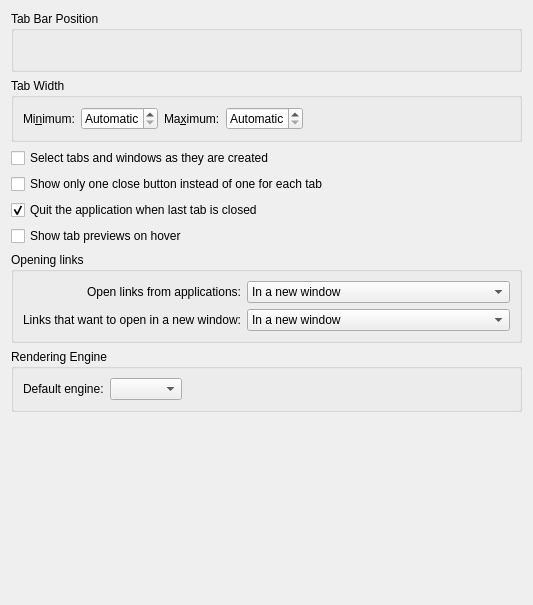
     <widget class="QWidget" name="tab_6">
      <layout class="QVBoxLayout" name="verticalLayout_5">
       <item>
        <widget class="QGroupBox" name="tabBarPositionGroup">
         <property name="title">
          <string>Tab Bar Position</string>
         </property>
         <layout class="QHBoxLayout" name="tabBarPositionLayout">
          <item>
           <widget class="TabPositionPicker" name="tabBarPosition"/>
          </item>
          <item>
           <spacer name="tabBarPositionSpacer">
            <property name="orientation">
             <enum>Qt::Horizontal</enum>
            </property>
            <property name="sizeHint" stdset="0">
             <size>
              <width>40</width>
              <height>20</height>
             </size>
            </property>
           </spacer>
          </item>
         </layout>
        </widget>
       </item>
       <item>
        <widget class="QGroupBox" name="tabWidthGroup">
         <property name="title">
          <string>Tab Width</string>
         </property>
         <layout class="QHBoxLayout" name="tabWidthLayout">
          <item>
           <widget class="QLabel" name="tabMinWidthLabel">
            <property name="text">
             <string>Mi&amp;nimum:</string>
            </property>
            <property name="buddy">
             <cstring>tabMinWidth</cstring>
            </property>
           </widget>
          </item>
          <item>
           <widget class="QSpinBox" name="tabMinWidth">
            <property name="toolTip">
             <string>The narrowest a horizontal tab may shrink to when the strip is crowded. Automatic follows the style.</string>
            </property>
            <property name="accessibleName">
             <string>Minimum tab width</string>
            </property>
            <property name="specialValueText">
             <string>Automatic</string>
            </property>
            <property name="suffix">
             <string> px</string>
            </property>
            <property name="maximum">
             <number>400</number>
            </property>
           </widget>
          </item>
          <item>
           <widget class="QLabel" name="tabMaxWidthLabel">
            <property name="text">
             <string>Ma&amp;ximum:</string>
            </property>
            <property name="buddy">
             <cstring>tabMaxWidth</cstring>
            </property>
           </widget>
          </item>
          <item>
           <widget class="QSpinBox" name="tabMaxWidth">
            <property name="toolTip">
             <string>The widest a horizontal tab may grow. Automatic caps at the built-in width.</string>
            </property>
            <property name="accessibleName">
             <string>Maximum tab width</string>
            </property>
            <property name="specialValueText">
             <string>Automatic</string>
            </property>
            <property name="suffix">
             <string> px</string>
            </property>
            <property name="maximum">
             <number>800</number>
            </property>
           </widget>
          </item>
          <item>
           <spacer name="tabWidthSpacer">
            <property name="orientation">
             <enum>Qt::Horizontal</enum>
            </property>
            <property name="sizeHint" stdset="0">
             <size>
              <width>40</width>
              <height>20</height>
             </size>
            </property>
           </spacer>
          </item>
         </layout>
        </widget>
       </item>
       <item>
        <widget class="QCheckBox" name="selectTabsWhenCreated">
         <property name="text">
          <string>Select tabs and windows as they are created</string>
         </property>
        </widget>
       </item>
       <item>
        <widget class="QCheckBox" name="oneCloseButton">
         <property name="text">
          <string>Show only one close button instead of one for each tab</string>
         </property>
         <property name="checked">
          <bool>false</bool>
         </property>
        </widget>
       </item>
       <item>
        <widget class="QCheckBox" name="quitAsLastTabClosed">
         <property name="text">
          <string>Quit the application when last tab is closed</string>
         </property>
         <property name="checked">
          <bool>true</bool>
         </property>
        </widget>
       </item>
       <item>
        <widget class="QCheckBox" name="tabHoverPreviews">
         <property name="toolTip">
          <string>Show a preview card of a tab's page when the mouse pointer rests on the tab.</string>
         </property>
         <property name="text">
          <string>Show tab previews on hover</string>
         </property>
        </widget>
       </item>
       <item>
        <widget class="QGroupBox" name="openLinksGroupBox">
         <property name="title">
          <string>Opening links</string>
         </property>
         <layout class="QGridLayout" columnstretch="0,0,1">
          <item row="1" column="0">
           <widget class="QLabel" name="linksInNewWindowLabel">
            <property name="text">
             <string>Links that want to open in a new window:</string>
            </property>
            <property name="alignment">
             <set>Qt::AlignRight|Qt::AlignTrailing|Qt::AlignVCenter</set>
            </property>
            <property name="buddy">
             <cstring>openTargetBlankLinksIn</cstring>
            </property>
           </widget>
          </item>
          <item row="1" column="1" colspan="2">
           <widget class="QComboBox" name="openTargetBlankLinksIn">
            <property name="sizePolicy">
             <sizepolicy hsizetype="Maximum" vsizetype="Fixed">
              <horstretch>0</horstretch>
              <verstretch>0</verstretch>
             </sizepolicy>
            </property>
            <item>
             <property name="text">
              <string>In a new window</string>
             </property>
            </item>
            <item>
             <property name="text">
              <string>In a new selected tab in the current window</string>
             </property>
            </item>
            <item>
             <property name="text">
              <string>In a new tab in the current window</string>
             </property>
            </item>
            <item>
             <property name="text">
              <string>In the current tab</string>
             </property>
            </item>
           </widget>
          </item>
          <item row="0" column="0">
           <widget class="QLabel" name="linkFromApplicationLabel">
            <property name="text">
             <string>Open links from applications:</string>
            </property>
            <property name="alignment">
             <set>Qt::AlignRight|Qt::AlignTrailing|Qt::AlignVCenter</set>
            </property>
            <property name="buddy">
             <cstring>openLinksFromAppsIn</cstring>
            </property>
           </widget>
          </item>
          <item row="0" column="1" colspan="2">
           <widget class="QComboBox" name="openLinksFromAppsIn">
            <property name="sizePolicy">
             <sizepolicy hsizetype="Maximum" vsizetype="Fixed">
              <horstretch>0</horstretch>
              <verstretch>0</verstretch>
             </sizepolicy>
            </property>
            <item>
             <property name="text">
              <string>In a new window</string>
             </property>
            </item>
            <item>
             <property name="text">
              <string>In a new selected tab in the current window</string>
             </property>
            </item>
            <item>
             <property name="text">
              <string>In a new tab in the current window</string>
             </property>
            </item>
            <item>
             <property name="text">
              <string>In the current tab</string>
             </property>
            </item>
           </widget>
          </item>
         </layout>
        </widget>
       </item>
       <item>
        <widget class="QGroupBox" name="renderEngineGroup">
         <property name="title">
          <string>Rendering Engine</string>
         </property>
         <layout class="QHBoxLayout" name="engineLayout">
          <item>
           <widget class="QLabel" name="renderEngineLabel">
            <property name="text">
             <string>Default engine:</string>
            </property>
            <property name="buddy">
             <cstring>renderEngineCombo</cstring>
            </property>
           </widget>
          </item>
          <item>
           <widget class="QComboBox" name="renderEngineCombo">
            <property name="sizePolicy">
             <sizepolicy hsizetype="Maximum" vsizetype="Fixed">
              <horstretch>0</horstretch>
              <verstretch>0</verstretch>
             </sizepolicy>
            </property>
            <property name="toolTip">
             <string>Engine new tabs render with. Experimental engines can render pages but lack browser features like ad blocking, downloads and site permissions.</string>
            </property>
            <property name="accessibleName">
             <string>Default rendering engine</string>
            </property>
           </widget>
          </item>
          <item>
           <spacer name="engineSpacer">
            <property name="orientation">
             <enum>Qt::Horizontal</enum>
            </property>
            <property name="sizeHint" stdset="0">
             <size>
              <width>40</width>
              <height>20</height>
             </size>
            </property>
           </spacer>
          </item>
         </layout>
        </widget>
       </item>
       <item>
        <spacer name="verticalSpacer_4">
         <property name="orientation">
          <enum>Qt::Vertical</enum>
         </property>
         <property name="sizeHint" stdset="0">
          <size>
           <width>20</width>
           <height>182</height>
          </size>
         </property>
        </spacer>
       </item>
      </layout>
     </widget>
